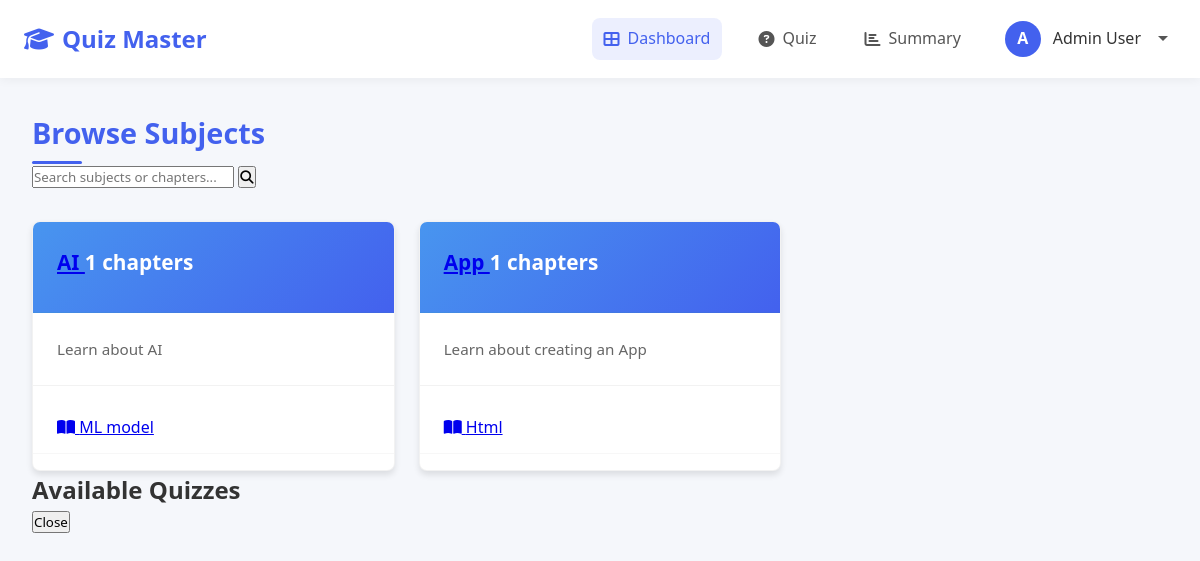
Page /user/dashboard (signed in) on the committed database.
### app.py (models this page shows, shortened)
class User(db.Model):
    __table_args__ = {'extend_existing': True}
    id = db.Column(db.Integer, primary_key=True)
    email = db.Column(db.String(120), unique=True, nullable=False)
    password = db.Column(db.String(200), nullable=False)
    full_name = db.Column(db.String(100), nullable=False)
    qualification = db.Column(db.String(100), nullable=False)
    dob = db.Column(db.Date, nullable=False)
    is_admin = db.Column(db.Boolean, default=False)
    quiz_attempts = db.relationship(
        'QuizAttempt', back_populates='user', lazy=True,
        cascade="all, delete-orphan"
    )

class Subject(db.Model):
    id = db.Column(db.Integer, primary_key=True)
    name = db.Column(db.String(100), nullable=False)
    description = db.Column(db.Text, nullable=True)
    created_at = db.Column(db.DateTime, default=datetime.utcnow)
    chapters = db.relationship('Chapter', backref='subject', lazy=True, cascade="all, delete-orphan")

class Chapter(db.Model):
    id = db.Column(db.Integer, primary_key=True)
    name = db.Column(db.String(100), nullable=False)
    description = db.Column(db.Text, nullable=True)
    subject_id = db.Column(db.Integer, db.ForeignKey('subject.id'), nullable=False)
    created_at = db.Column(db.DateTime, default=datetime.utcnow)

### app.py (the view)
@app.route('/user/dashboard')
@login_required
def user_dashboard():
    subjects = Subject.query.order_by(Subject.created_at.desc()).all()
    return render_template('user/user_dashboard.html', active_page='home', subjects=subjects)

### app.py (called while the page is built)
def get_current_user():
    if 'user_id' in session:
        return User.query.get(session['user_id'])
    return None

@app.context_processor
def utility_processor():
    return dict(current_user=get_current_user())

def login_required(f):
    @wraps(f)
    def decorated_function(*args, **kwargs):
        if 'user_id' not in session:
            flash('Please login first.', 'error')
            return redirect(url_for('login'))
        return f(*args, **kwargs)
    return decorated_function

### templates/user/user_dashboard.html (shortened to what this page needs)
<!DOCTYPE html>
<html lang="en">
<head>
    <link rel="stylesheet" href="https://cdnjs.cloudflare.com/ajax/libs/font-awesome/6.4.0/css/all.min.css">
    <link rel="stylesheet" href="/static/user_navbar.css">
    <link rel="stylesheet" href="/static/dashboard.css">
</head>
<body>
    <nav class="navbar">
        <div class="nav-container">
            <div class="brand">
                <i class="fas fa-graduation-cap"></i>
                Quiz Master
            </div>
            <div class="nav-links">
                <a href="{{ url_for('user_dashboard') }}" {% if active_page == 'home' %}class="active"{% endif %}>
                    <i class="fas fa-th-large"></i> Dashboard
                </a>
                <a href="{{ url_for('user_quiz') }}" {% if active_page == 'quiz' %}class="active"{% endif %}>
                    <i class="fas fa-question-circle"></i> Quiz
                </a>
                <a href="{{ url_for('user_summary') }}" {% if active_page == 'summary' %}class="active"{% endif %}>
                    <i class="fas fa-chart-bar"></i> Summary
                </a>
                <div class="user-profile">
                    <div class="user-avatar">
                        {{ current_user.full_name[:1].upper() }}
                    </div>
                    <span class="user-name">{{ current_user.full_name }}</span>
                    <span class="dropdown-arrow"></span>
                </div>
            </div>
        </div>
    </nav>
    <main>
        <div class="dashboard-header">
            <h1 class="dashboard-title">Browse Subjects</h1>
            <div class="search-container">
                <input type="text" id="searchInput" placeholder="Search subjects or chapters...">
                <button class="search-btn">
                    <i class="fas fa-search"></i>
                </button>
            </div>
        </div>
        <div class="subjects-grid">
            {% for subject in subjects %}
            <div class="subject-card">
                <div class="subject-header">
                    <h3 class="subject-title">
                        <a href="#" class="subject-link" onclick="showQuizzes('subject', {{ subject.id }}, '{{ subject.name }}'); return false;">
                            {{ subject.name }}
                        </a>
                        <span class="chapter-count">{{ subject.chapters|length }} chapters</span>
                    </h3>
                </div>
                <p class="subject-description">{{ subject.description or 'No description available' }}</p>
                <div class="chapters-list">
                    {% for chapter in subject.chapters %}
                    <div class="chapter-item">
                        <span>
                            <a href="#" class="chapter-link" onclick="showQuizzes('chapter', {{ chapter.id }}, '{{ chapter.name }}'); return false;">
                                <i class="fas fa-book-open"></i> {{ chapter.name }}
                            </a>
                        </span>
                    </div>
                    {% endfor %}
                </div>
            </div>
            {% else %}
            <div class="empty-state">
                <i class="fas fa-book"></i>
                <h3>No subjects available</h3>
                <p>There are currently no subjects available in your curriculum. Please check back later.</p>
            </div>
            {% endfor %}
        </div>
        <div id="quizzesModal" class="modal">
            <div class="modal-content">
                <h2 id="quizzesModalTitle">Available Quizzes</h2>
                <div class="form-actions">
                    <button type="button" class="btn btn-secondary" onclick="closeModal('quizzesModal')">Close</button>
                </div>
            </div>
        </div>
    </main>
</body>
</html>

### static/user_navbar.css (style rules this page uses)
:root { --primary-color: #2563eb; }
.brand { display: flex; align-items: center; font-size: 1.5rem; font-weight: 700; color: #2563eb; gap: 0.5rem; }
.navbar { background-color: white; box-shadow: 0 2px 10px rgba(0,0,0,0.05); padding: 0.8rem 1.5rem; position: sticky; top: 0; z-index: 1000; }
.nav-container { display: flex; justify-content: space-between; align-items: center; width: 100%; max-width: 1400px; margin: 0 auto; }
.brand { display: flex; align-items: center; font-size: 1.5rem; font-weight: 700; color: var(--primary-color); gap: 0.5rem; }
.nav-links { display: flex; align-items: center; gap: 1.5rem; margin-left: auto; }
.nav-links a { color: #555; text-decoration: none; font-weight: 500; display: flex; align-items: center; gap: 0.5rem; padding: 0.5rem 0.75rem; border-radius: 8px; transition: all 0.2s ease; }
.nav-links a.active { color: var(--primary-color); background-color: rgba(67, 97, 238, 0.1); }
.user-profile { position: relative; display: flex; align-items: center; gap: 0.75rem; cursor: pointer; padding: 0.5rem; border-radius: 8px; transition: background-color 0.2s ease; }
.user-avatar { width: 36px; height: 36px; background-color: var(--primary-color); color: white; border-radius: 50%; display: flex; align-items: center; justify-content: center; font-weight: 600; }
.user-name { font-weight: 500; }
.dropdown-arrow { display: inline-block; width: 0; height: 0; border-left: 5px solid transparent; border-right: 5px solid transparent; border-top: 5px solid #555; margin-left: 5px; }

### static/dashboard.css (style rules this page uses)
:root { --primary-color: #4361ee; --secondary-color: #3f37c9; --text-color: #333; --text-light: #666; --light-bg: #f8f9fa; --card-shadow: 0 4px 6px rgba(0, 0, 0, 0.1); }
* { margin: 0; padding: 0; box-sizing: border-box; font-family: 'Segoe UI', Tahoma, Geneva, Verdana, sans-serif; }
body { background-color: #f5f7fb; color: var(--text-color); line-height: 1.6; }
main { max-width: 1200px; margin: 2rem auto; padding: 0 2rem; }
.dashboard-header { margin-bottom: 2rem; }
.dashboard-title { font-size: 1.8rem; color: var(--primary-color); position: relative; padding-bottom: 0.5rem; }
.dashboard-title::after { content: ''; position: absolute; left: 0; bottom: 0; width: 50px; height: 3px; background-color: var(--primary-color); border-radius: 3px; }
.subjects-grid { display: grid; grid-template-columns: repeat(auto-fill, minmax(300px, 1fr)); gap: 1.5rem; }
.subject-card { background-color: white; border-radius: 8px; overflow: hidden; box-shadow: var(--card-shadow); transition: all 0.3s ease; border: 1px solid rgba(0, 0, 0, 0.05); }
.subject-header { padding: 1.5rem; border-bottom: 1px solid rgba(0, 0, 0, 0.05); background: linear-gradient(135deg, #4895ef, #4361ee); color: white; }
.subject-title { font-size: 1.3rem; margin-bottom: 0.5rem; }
.subject-description { padding: 1.5rem; color: var(--text-light); font-size: 0.95rem; border-bottom: 1px solid rgba(0, 0, 0, 0.05); }
.chapters-list { padding: 1rem 0; }
.chapter-item { padding: 0.8rem 1.5rem; display: flex; align-items: center; transition: all 0.3s ease; border-bottom: 1px solid rgba(0, 0, 0, 0.03); }

### rows in the picture
User: full_name "A", full_name "Admin User"
Subject: name "AI", chapters|length "1", description "Learn about AI"
Chapter: name "ML model"
Subject: name "App", chapters|length "1", description "Learn about creating an App"
Chapter: name "Html"
